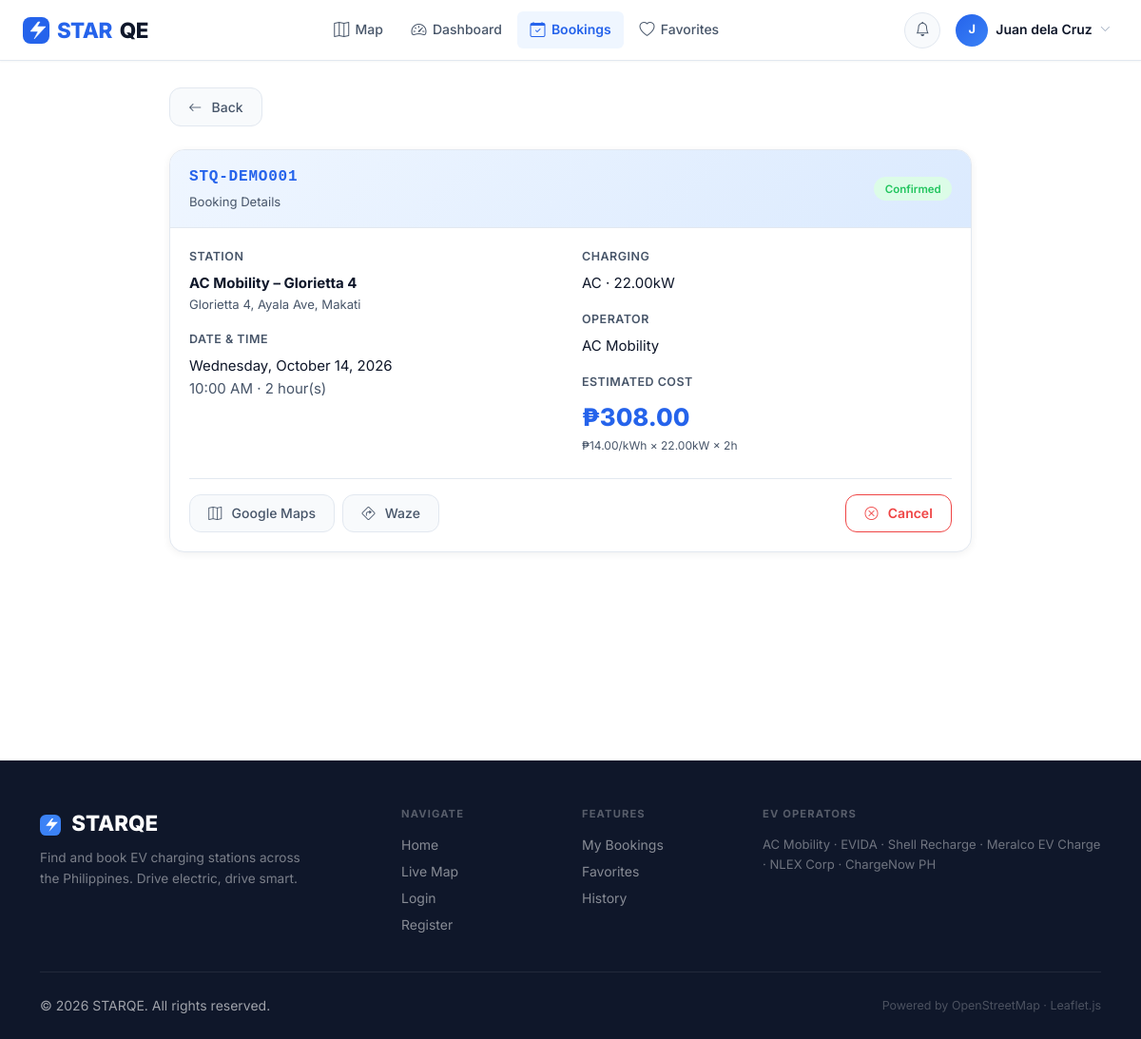
The page /booking.php?ref=STQ-DEMO001 (signed in) on the database its author committed.
### tables this page shows
CREATE TABLE IF NOT EXISTS `bookings` (
  `booking_id`     INT UNSIGNED     NOT NULL AUTO_INCREMENT,
  `user_id`        INT UNSIGNED     NOT NULL,
  `station_id`     INT UNSIGNED     NOT NULL,
  `booking_date`   DATE             NOT NULL,
  `booking_time`   TIME             NOT NULL,
  `duration_hours` TINYINT UNSIGNED NOT NULL DEFAULT 1,
  `total_amount`   DECIMAL(10,2)    NOT NULL DEFAULT 0.00,
  `status`         ENUM('pending','confirmed','approved','rejected','cancelled','completed') NOT NULL DEFAULT 'pending',
  `reference_no`   VARCHAR(20)      NOT NULL,
  `notes`          TEXT             DEFAULT NULL,
  `admin_note`     TEXT             DEFAULT NULL,
  `created_at`     TIMESTAMP        NOT NULL DEFAULT CURRENT_TIMESTAMP,
  `updated_at`     TIMESTAMP        NOT NULL DEFAULT CURRENT_TIMESTAMP ON UPDATE CURRENT_TIMESTAMP,
  PRIMARY KEY (`booking_id`),
  UNIQUE KEY `uq_ref` (`reference_no`),
  KEY `idx_user`    (`user_id`),
  KEY `idx_station` (`station_id`),
  KEY `idx_status`  (`status`),
  KEY `idx_date`    (`booking_date`),
  CONSTRAINT `fk_b_user`    FOREIGN KEY (`user_id`)    REFERENCES `users`    (`user_id`) ON DELETE CASCADE,
  CONSTRAINT `fk_b_station` FOREIGN KEY (`station_id`) REFERENCES `stations` (`station_id`) ON DELETE CASCADE
);

CREATE TABLE IF NOT EXISTS `stations` (
  `station_id`      INT UNSIGNED     NOT NULL AUTO_INCREMENT,
  `station_name`    VARCHAR(180)     NOT NULL,
  `address`         VARCHAR(255)     NOT NULL,
  `city`            VARCHAR(100)     NOT NULL,
  `latitude`        DECIMAL(10,8)    NOT NULL,
  `longitude`       DECIMAL(11,8)    NOT NULL,
  `status`          ENUM('available','busy','maintenance','full') NOT NULL DEFAULT 'available',
  `charging_type`   ENUM('AC','DC','AC/DC')  NOT NULL DEFAULT 'AC',
  `power_capacity`  DECIMAL(6,2)     NOT NULL DEFAULT 7.40,
  `available_ports` TINYINT UNSIGNED NOT NULL DEFAULT 2,
  `total_ports`     TINYINT UNSIGNED NOT NULL DEFAULT 2,
  `price_per_kwh`   DECIMAL(6,2)     NOT NULL DEFAULT 12.00,
  `operator`        VARCHAR(150)     DEFAULT NULL,
  `opening_time`    TIME             DEFAULT '06:00:00',
  `closing_time`    TIME             DEFAULT '22:00:00',
  `image`           VARCHAR(255)     DEFAULT NULL,
  `is_verified`     TINYINT(1)       NOT NULL DEFAULT 0,
  `is_fast_charge`  TINYINT(1)       NOT NULL DEFAULT 0,
  `created_at`      TIMESTAMP        NOT NULL DEFAULT CURRENT_TIMESTAMP,
  `updated_at`      TIMESTAMP        NOT NULL DEFAULT CURRENT_TIMESTAMP ON UPDATE CURRENT_TIMESTAMP,
  PRIMARY KEY (`station_id`),
  KEY `idx_status` (`status`),
  KEY `idx_city`   (`city`),
  KEY `idx_type`   (`charging_type`),
  KEY `idx_latlng` (`latitude`,`longitude`)
);

### booking.php (the view, shortened to what this page needs)
<?php
require_once 'config/config.php';
$pageTitle='Book a Station'; $activeNav='bookings'; $settings=getSettings();
$ref    = s($_GET['ref']??'');
$booking= $ref?dbOne('SELECT b.*,s.station_name,s.address,s.city,s.charging_type,s.power_capacity,s.price_per_kwh,s.operator,s.latitude,s.longitude,s.opening_time,s.closing_time FROM bookings b JOIN stations s ON b.station_id=s.station_id WHERE b.reference_no=?',[$ref]):null;
include 'includes/header.php';
?>
<div class="page-wrap"><div class="content-pad" style="max-width:900px;margin:0 auto">
  <a href="javascript:history.back()" class="btn-ghost btn btn-sm mb-4" style="text-decoration:none"><i class="bi bi-arrow-left me-1"></i>Back</a>
<?php if($booking): ?>
  <div class="card-s mb-4">
    <div class="card-hd" style="background:linear-gradient(135deg,#eff6ff,#dbeafe)">
      <div>
        <div class="booking-ref" style="font-size:1rem"><?= s($booking['reference_no']) ?></div>
        <div style="font-size:.82rem;color:var(--text-2);margin-top:.2rem">Booking Details</div>
      </div>
      <div class="ms-auto"><?= statusBadge($booking['status']) ?></div>
    </div>
    <div class="card-bd">
      <div class="row g-4">
        <div class="col-md-6">
          <div class="mb-3"><div class="inp-lbl">Station</div><div style="font-weight:700"><?= s($booking['station_name']) ?></div><div style="font-size:.82rem;color:var(--text-2)"><?= s($booking['address']??'') ?>, <?= s($booking['city']) ?></div></div>
          <div class="mb-3"><div class="inp-lbl">Date & Time</div>
            <div><?= date('l, F j, Y',strtotime($booking['booking_date'])) ?></div>
            <div style="color:var(--text-2)"><?= date('h:i A',strtotime($booking['booking_time'])) ?> · <?= $booking['duration_hours'] ?> hour(s)</div>
          </div>
        </div>
        <div class="col-md-6">
          <div class="mb-3"><div class="inp-lbl">Charging</div><div><?= $booking['charging_type'] ?> · <?= $booking['power_capacity'] ?>kW</div></div>
          <div class="mb-3"><div class="inp-lbl">Operator</div><div><?= s($booking['operator']??'—') ?></div></div>
          <div class="mb-3"><div class="inp-lbl">Estimated Cost</div>
            <div style="font-family:inherit;font-size:1.6rem;font-weight:800;color:var(--primary)">₱<?= number_format($booking['total_amount'],2) ?></div>
            <div style="font-size:.75rem;color:var(--text-2)">₱<?= number_format($booking['price_per_kwh'],2) ?>/kWh × <?= $booking['power_capacity'] ?>kW × <?= $booking['duration_hours'] ?>h</div>
          </div>
        </div>
      </div>
      <div style="display:flex;gap:.5rem;flex-wrap:wrap;border-top:1px solid var(--border);padding-top:1rem;margin-top:.5rem">
        <?php if(!empty($booking['latitude'])): ?>
        <button class="btn-ghost btn btn-sm" onclick="APP.gmaps(<?= $booking['latitude'] ?>,<?= $booking['longitude'] ?>)"><i class="bi bi-map me-1"></i>Google Maps</button>
        <button class="btn-ghost btn btn-sm" onclick="APP.waze(<?= $booking['latitude'] ?>,<?= $booking['longitude'] ?>)"><i class="bi bi-sign-turn-right me-1"></i>Waze</button>
        <?php endif; ?>
        <?php if(in_array($booking['status'],['pending','confirmed','approved'])): ?>
        <button class="btn-danger-s btn btn-sm ms-auto" onclick="cancelBook(<?= $booking['booking_id'] ?>,'<?= s($booking['reference_no']) ?>')"><i class="bi bi-x-circle me-1"></i>Cancel</button>
        <?php elseif($booking['status']==='completed'): ?>
        <a href="<?= BASE_URL ?>/booking.php?station_id=<?= $booking['station_id'] ?>" class="btn-primary-s btn btn-sm ms-auto" style="text-decoration:none"><i class="bi bi-arrow-repeat me-1"></i>Book Again</a>
        <?php endif; ?>
      </div>
    </div>
  </div>
<?php endif; ?>
</div></div>
<?php include 'includes/footer.php'; ?>

### includes/header.php (shortened to what this page needs)
<?php
$_userInitial= strtoupper(substr($_SESSION['fullname']??'G',0,1));
$_bodyClass  = $bodyClass  ?? '';
$_activeNav  = $activeNav  ?? '';
?>
<!DOCTYPE html>
<html lang="en">
<head>
<link rel="stylesheet" href="https://cdn.jsdelivr.net/npm/bootstrap@5.3.2/dist/css/bootstrap.min.css">
<link rel="stylesheet" href="https://cdn.jsdelivr.net/npm/bootstrap-icons@1.11.3/font/bootstrap-icons.min.css">
<link rel="stylesheet" href="https://unpkg.com/leaflet@1.9.4/dist/leaflet.css">
<link rel="stylesheet" href="https://unpkg.com/leaflet.markercluster@1.5.3/dist/MarkerCluster.css">
<link rel="stylesheet" href="https://unpkg.com/leaflet.markercluster@1.5.3/dist/MarkerCluster.Default.css">
<link rel="stylesheet" href="<?= BASE_URL ?>/assets/css/style.css">
</head>
<body class="<?= s($_bodyClass) ?>">
<nav class="starqe-nav">
  <a href="<?= BASE_URL ?>/index.php" class="nav-brand" style="text-decoration:none">
    <svg width="28" height="28" viewBox="0 0 28 28" fill="none">
      <rect width="28" height="28" rx="8" fill="#2563EB"/>
      <path d="M16 5L8 15h8l-4 8 12-13h-9l3-5z" fill="#FFF" stroke="#FFF" stroke-width=".5"/>
    </svg>
    STAR<span class="brand-dot">QE</span>
  </a>
  <div class="nav-links d-none d-md-flex">
    <a href="<?= BASE_URL ?>/map.php"
       class="nav-link-item <?= $_activeNav==='map'?'active':'' ?>" style="text-decoration:none">
      <i class="bi bi-map"></i> <span>Map</span>
    </a>
    <?php if(isLoggedIn() && urole()!=='guest'): ?>
    <a href="<?= BASE_URL ?>/dashboard.php"
       class="nav-link-item <?= $_activeNav==='dashboard'?'active':'' ?>" style="text-decoration:none">
      <i class="bi bi-speedometer2"></i> <span>Dashboard</span>
    </a>
    <a href="<?= BASE_URL ?>/bookings.php"
       class="nav-link-item <?= $_activeNav==='bookings'?'active':'' ?>" style="text-decoration:none">
      <i class="bi bi-calendar-check"></i> <span>Bookings</span>
    </a>
    <a href="<?= BASE_URL ?>/favorites.php"
       class="nav-link-item <?= $_activeNav==='favorites'?'active':'' ?>" style="text-decoration:none">
      <i class="bi bi-heart"></i> <span>Favorites</span>
    </a>
    <?php endif; ?>
  </div>
  <div class="d-flex align-items-center gap-2 ms-auto">
    <?php if(isLoggedIn() && urole()!=='guest'): ?>
    <div class="dropdown">
      <button class="nav-notif-btn" data-bs-toggle="dropdown" aria-expanded="false" title="Notifications">
        <i class="bi bi-bell"></i>
      </button>
    </div>
    <div class="dropdown">
      <button class="user-avatar-btn" data-bs-toggle="dropdown">
        <div class="avatar">
          <?php if(upic() && file_exists(__DIR__.'/../assets/uploads/profiles/'.upic())): ?>
          <img src="<?= BASE_URL ?>/assets/uploads/profiles/<?= s(upic()) ?>" alt="">
          <?php else: ?>
          <?= $_userInitial ?>
          <?php endif; ?>
        </div>
        <span class="d-none d-lg-block" style="font-size:.875rem;font-weight:600;color:var(--text)"><?= uname() ?></span>
        <i class="bi bi-chevron-down d-none d-lg-block" style="font-size:.7rem;color:var(--text-3)"></i>
      </button>
    </div>
    <?php else: ?>
    <a href="<?= BASE_URL ?>/login.php" class="btn-ghost btn btn-sm" style="text-decoration:none">Login</a>
    <a href="<?= BASE_URL ?>/register.php" class="btn-primary-s btn btn-sm" style="text-decoration:none">Get Started</a>
    <?php endif; ?>
  </div>
</nav>

### config/config.php (shortened to what this page needs)
<?php
function getDB(): PDO {
    static $pdo = null;
    if ($pdo === null) {
        try {
            $pdo = new PDO('mysql:host='.DB_HOST.';dbname='.DB_NAME.';charset=utf8mb4',
                DB_USER, DB_PASS,
                [PDO::ATTR_ERRMODE=>PDO::ERRMODE_EXCEPTION,
                 PDO::ATTR_DEFAULT_FETCH_MODE=>PDO::FETCH_ASSOC,
                 PDO::ATTR_EMULATE_PREPARES=>false]);
        } catch (PDOException $e) {
            header('Content-Type: application/json');
            die(json_encode(['success'=>false,'message'=>'Database connection failed.']));
        }
    }
    return $pdo;
}
function dbQ(string $sql, array $p=[]): PDOStatement { $s=getDB()->prepare($sql); $s->execute($p); return $s; }
function dbOne(string $sql, array $p=[]): ?array     { $r=dbQ($sql,$p)->fetch(); return $r?:null; }
function isLoggedIn(): bool { return !empty($_SESSION['uid']); }
function uname(): string    { return htmlspecialchars($_SESSION['fullname']??'Guest',ENT_QUOTES,'UTF-8'); }
function urole(): string    { return $_SESSION['role']??'guest'; }
function upic(): string     { return $_SESSION['pic']??''; }
function s(?string $v): string  { return htmlspecialchars(trim((string)$v),ENT_QUOTES|ENT_HTML5,'UTF-8'); }
function statusBadge(string $s): string {
    $map=['available'=>['bg-success-soft','text-success','Available'],
          'busy'     =>['bg-warning-soft','text-warning','Busy'],
          'full'     =>['bg-danger-soft', 'text-danger', 'Full'],
          'maintenance'=>['bg-secondary-soft','text-secondary','Maintenance'],
          'pending'  =>['bg-warning-soft','text-warning','Pending'],
          'confirmed'=>['bg-success-soft','text-success','Confirmed'],
          'approved' =>['bg-success-soft','text-success','Approved'],
          'rejected' =>['bg-danger-soft', 'text-danger', 'Rejected'],
          'cancelled'=>['bg-danger-soft', 'text-danger', 'Cancelled'],
          'completed'=>['bg-info-soft',   'text-info',   'Completed'],
          'enabled'  =>['bg-success-soft','text-success','Enabled'],
          'disabled' =>['bg-danger-soft', 'text-danger', 'Disabled']];
    [$bg,$tc,$lbl]=$map[$s]??['bg-secondary-soft','text-secondary',ucfirst($s)];
    return "<span class='badge-status $bg $tc'>$lbl</span>";
}

### includes/footer.php (shortened to what this page needs)
<footer class="site-footer mt-auto">
  <div class="container">
    <div class="row g-4">
      <div class="col-lg-4">
        <div class="footer-brand mb-2">
          <svg width="22" height="22" viewBox="0 0 28 28" fill="none" style="margin-right:.4rem;vertical-align:middle">
            <rect width="28" height="28" rx="8" fill="#3B82F6"/>
            <path d="M16 5L8 15h8l-4 8 12-13h-9l3-5z" fill="#FFF"/>
          </svg>
          STARQE
        </div>
        <p style="color:rgba(255,255,255,.45);font-size:.85rem;max-width:280px;line-height:1.6">
          Find and book EV charging stations across the Philippines. Drive electric, drive smart.
        </p>
      </div>
      <div class="col-6 col-lg-2">
        <div class="footer-heading">Navigate</div>
        <a href="<?= BASE_URL ?>/index.php"    class="footer-link">Home</a>
        <a href="<?= BASE_URL ?>/map.php"      class="footer-link">Live Map</a>
        <a href="<?= BASE_URL ?>/login.php"    class="footer-link">Login</a>
        <a href="<?= BASE_URL ?>/register.php" class="footer-link">Register</a>
      </div>
      <div class="col-6 col-lg-2">
        <div class="footer-heading">Features</div>
        <a href="<?= BASE_URL ?>/bookings.php"  class="footer-link">My Bookings</a>
        <a href="<?= BASE_URL ?>/favorites.php" class="footer-link">Favorites</a>
        <a href="<?= BASE_URL ?>/history.php"   class="footer-link">History</a>
      </div>
      <div class="col-lg-4">
        <div class="footer-heading">EV Operators</div>
        <p style="font-size:.82rem;color:rgba(255,255,255,.4)">
          AC Mobility · EVIDA · Shell Recharge · Meralco EV Charge · NLEX Corp · ChargeNow PH
        </p>
      </div>
    </div>
    <div class="footer-bottom">
      <span>© <?= date('Y') ?> STARQE. All rights reserved.</span>
      <span style="color:rgba(255,255,255,.25);font-size:.78rem">Powered by OpenStreetMap · Leaflet.js</span>
    </div>
  </div>
</footer>
</body>
</html>

### rows shown on the page
bookings: reference_no "STQ-DEMO001", station.station_name "AC Mobility – Glorietta 4", station.address "Glorietta 4, Ayala Ave", station.city "Makati", booking_date "Wednesday, October 14, 2026", booking_time "10:00 AM", duration_hours "2", station.charging_type "AC", station.power_capacity "22.00", station.operator "AC Mobility", total_amount "308.00", station.price_per_kwh "14.00"

### other values the page prints
$_userInitial "J"
uname() "Juan dela Cruz"
$lbl "Confirmed"
